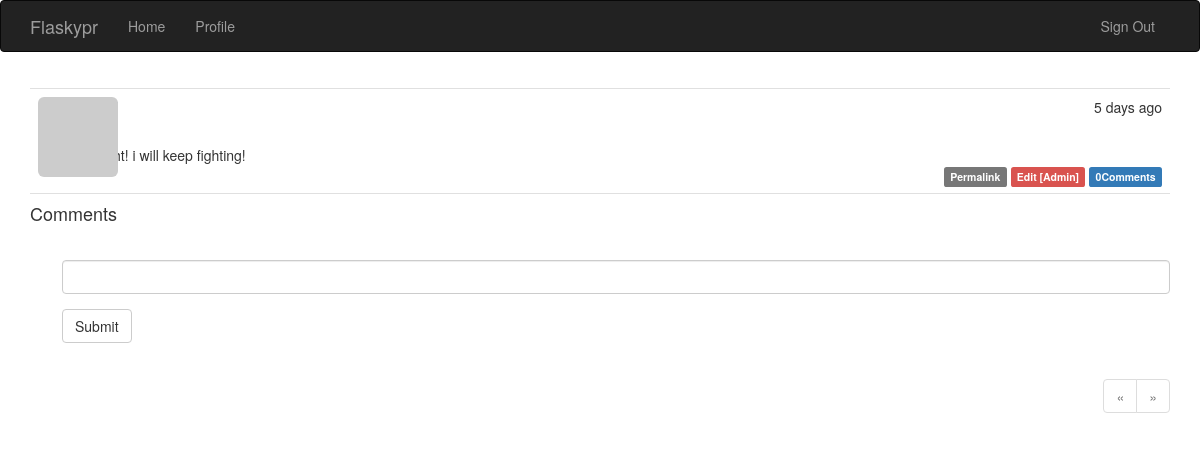
Screenshot of /post/1 (signed in) with the database file from the repository.
### app/models.py (models this page shows, shortened)
class Post(db.Model):
    __tablename__ = 'posts'
    id = db.Column(db.Integer, primary_key=True)
    body = db.Column(db.Text)
    timestamp = db.Column(db.DateTime, index=True, default=datetime.datetime.utcnow)
    author_id = db.Column(db.Integer, db.ForeignKey('users.id'))
    body_html = db.Column(db.Text)
    comments = db.relationship('Comment', backref='post', lazy='dynamic')

### app/main/views.py (the view, shortened to what this page needs)
@main.route('/post/<int:id>', methods=['POST', 'GET'])
def post(id):
    post = Post.query.get_or_404(id)
    form = CommentForm()
    page = request.args.get('page', 1, type=int)
    if page == -1:
        page = (post.comments.count() - 1)/ \
            current_app.config['FLASKY_COMMENTS_PER_PAGE'] + 1
    pagination = post.comments.order_by(Comment.timestamp.asc()).paginate(
        page, per_page=current_app.config['FLASKY_COMMENTS_PER_PAGE'],
        error_out=False)
    comments = pagination.items
    return render_template('post.html', posts=[post], form=form,
                           comments=comments, pagination=pagination)

### app/main/forms.py
class CommentForm(FlaskForm):
    body = StringField('', validators=[DataRequired()])
    submit = SubmitField('Submit')

### app/auth/views.py (called while the page is built)
@auth.before_app_request
def before_request():
    if current_user.is_authenticated:
        current_user.ping()
        if not current_user.confirmed \
            and request.endpoint[:5] != 'auth.'\
                and request.endpoint != 'static':
            return redirect(url_for('auth.unconfirmed'))

### app/main/__init__.py (called while the page is built)
@main.app_context_processor
def inject_permissions():
    return dict(Permission=Permission)

### app/models.py (called while the page is built)
@login_manager.user_loader
def load_user(user_id):
    return User.query.get(int(user_id))

    def has_permission(self, perm):
        return (self.permissions & perm) == perm

    def ping(self):
        self.last_seen = datetime.datetime.utcnow()
        db.session.add(self)

    def can(self, perm):
        return self.role is not None and self.role.has_permission(perm)

    def gravatar(self, size=100, default='identicon', rating='g'):
        if request.is_secure:
            url = 'https://secure.gravatar.com/avatar'
        else:
            url = 'http://www.gravatar.com/avatar'
        hash = self.avatar_hash or hashlib.md5(self.email.encode('utf-8')).hexdigest()
        return '{url}/{hash}?s={size}&d={default}&r={rating}'.format(
            url=url, hash=hash, size=size, default=default, rating=rating
        )

### app/templates/post.html (shortened to what this page needs)
{% extends "base.html" %}
{% import "bootstrap/wtf.html" as wtf %}
{% import "_macros.html" as macros %}
{% block page_content %}
{% include '_posts.html' %}
<h4 id="comments">Comments</h4>
{% if current_user.can(Permission.COMMENT) %}
<div class="comment-form">
    {{ wtf.quick_form(form) }}
</div>
{% endif %}
{% if pagination %}
<div class="pagination">
    {{ macros.pagination_widget(pagination, '.post', fragment='#comments', id=posts[0].id) }}
</div>
{% endif %}
{% endblock %}

### app/templates/_posts.html
<ul class="posts">
    {% for post in posts %}
    <li class="post">
        <div class="post-thumbnail">
            <a href="{{ url_for('.user', username=post.author.username) }}">
                <img class="img-rounded profile-thumbnail" src="{{ post.author.gravatar(size=40) }}">
            </a>
        </div>
        <div class="post-content">
            <div class="post-date">{{ moment(post.timestamp).fromNow() }}</div>
            <div class="post-author"><a href="{{ url_for('.user', username=post.author.username) }}">{{ post.author.username }}</a></div>
        </div>
        <div class="post-body">
            {% if post.body_html %}
            {{ post.body_html | safe }}
            {% else %}
                {{ post.body }}
            {% endif %}
        </div>
        <div class="post-footer">
            <a href="{{ url_for('.post', id=post.id) }}">
                <span class="label label-default">Permalink</span>
            </a>
            {% if current_user == post.author %}
            <a href="url_for('.edit', id=post.id)">
                <span class="label label-primary">Edit</span>
            </a>
            {% elif current_user.is_administrator %}
            <a href="{{ url_for('.edit', id=post.id) }}">
                <span class="label label-danger">Edit [Admin]</span>
            </a>
            {% endif %}
             <a href="{{ url_for('.post', id=post.id) }}#comments">
                <span class="label label-primary">{{ post.comments.count()  }}Comments</span>
            </a>
        </div>
    </li>
    {% endfor %}
</ul>

### app/static/styles.css (style rules this page uses)
.profile-thumbnail { position: absolute; }
ul.posts { list-style-type: none; padding: 0px; margin: 16px 0px 0px 0px; border-top: 1px solid #e0e0e0; }
ul.posts li.post { padding: 8px; border-bottom: 1px solid #e0e0e0; }
div.post-date { float: right; }
div.post-author { font-weight: bold; }
div.post-thumbnail { position: absolute; }
div.post-content { margin-left: 48px; min-height: 48px; }
div.post-footer { text-align: right; }
div.pagination { width: 100%; text-align: right; padding: 0px; margin: 0px; }
div.comment-form { margin: 16px 0px 16px 32px; }

### rows the page displays
Post: timestamp "5 days ago", body "today is bright! i will keep fighting!", comments.count "0"
